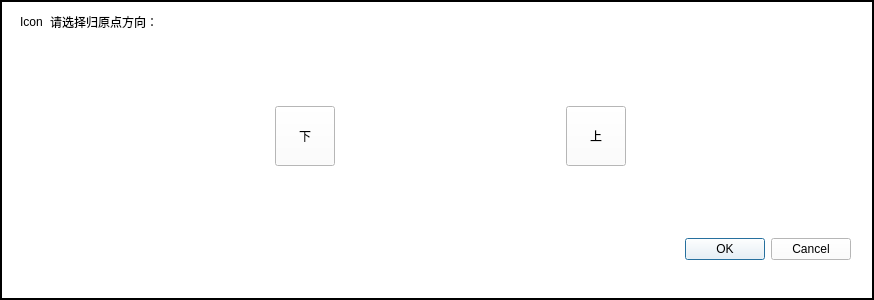
<?xml version="1.0" encoding="UTF-8"?>
<ui version="4.0">
 <class>HomeDialog</class>
 <widget class="QDialog" name="HomeDialog">
  <property name="geometry">
   <rect>
    <x>0</x>
    <y>0</y>
    <width>874</width>
    <height>300</height>
   </rect>
  </property>
  <property name="windowTitle">
   <string>Dialog</string>
  </property>
  <widget class="QFrame" name="frame">
   <property name="geometry">
    <rect>
     <x>0</x>
     <y>0</y>
     <width>874</width>
     <height>300</height>
    </rect>
   </property>
   <property name="palette">
    <palette>
     <active>
      <colorrole role="WindowText">
       <brush brushstyle="SolidPattern">
        <color alpha="255">
         <red>0</red>
         <green>0</green>
         <blue>0</blue>
        </color>
       </brush>
      </colorrole>
      <colorrole role="Button">
       <brush brushstyle="SolidPattern">
        <color alpha="255">
         <red>255</red>
         <green>255</green>
         <blue>255</blue>
        </color>
       </brush>
      </colorrole>
      <colorrole role="Light">
       <brush brushstyle="SolidPattern">
        <color alpha="255">
         <red>255</red>
         <green>255</green>
         <blue>255</blue>
        </color>
       </brush>
      </colorrole>
      <colorrole role="Midlight">
       <brush brushstyle="SolidPattern">
        <color alpha="255">
         <red>255</red>
         <green>255</green>
         <blue>255</blue>
        </color>
       </brush>
      </colorrole>
      <colorrole role="Dark">
       <brush brushstyle="SolidPattern">
        <color alpha="255">
         <red>127</red>
         <green>127</green>
         <blue>127</blue>
        </color>
       </brush>
      </colorrole>
      <colorrole role="Mid">
       <brush brushstyle="SolidPattern">
        <color alpha="255">
         <red>170</red>
         <green>170</green>
         <blue>170</blue>
        </color>
       </brush>
      </colorrole>
      <colorrole role="Text">
       <brush brushstyle="SolidPattern">
        <color alpha="255">
         <red>0</red>
         <green>0</green>
         <blue>0</blue>
        </color>
       </brush>
      </colorrole>
      <colorrole role="BrightText">
       <brush brushstyle="SolidPattern">
        <color alpha="255">
         <red>255</red>
         <green>255</green>
         <blue>255</blue>
        </color>
       </brush>
      </colorrole>
      <colorrole role="ButtonText">
       <brush brushstyle="SolidPattern">
        <color alpha="255">
         <red>0</red>
         <green>0</green>
         <blue>0</blue>
        </color>
       </brush>
      </colorrole>
      <colorrole role="Base">
       <brush brushstyle="SolidPattern">
        <color alpha="255">
         <red>255</red>
         <green>255</green>
         <blue>255</blue>
        </color>
       </brush>
      </colorrole>
      <colorrole role="Window">
       <brush brushstyle="SolidPattern">
        <color alpha="255">
         <red>255</red>
         <green>255</green>
         <blue>255</blue>
        </color>
       </brush>
      </colorrole>
      <colorrole role="Shadow">
       <brush brushstyle="SolidPattern">
        <color alpha="255">
         <red>0</red>
         <green>0</green>
         <blue>0</blue>
        </color>
       </brush>
      </colorrole>
      <colorrole role="AlternateBase">
       <brush brushstyle="SolidPattern">
        <color alpha="255">
         <red>255</red>
         <green>255</green>
         <blue>255</blue>
        </color>
       </brush>
      </colorrole>
      <colorrole role="ToolTipBase">
       <brush brushstyle="SolidPattern">
        <color alpha="255">
         <red>255</red>
         <green>255</green>
         <blue>220</blue>
        </color>
       </brush>
      </colorrole>
      <colorrole role="ToolTipText">
       <brush brushstyle="SolidPattern">
        <color alpha="255">
         <red>0</red>
         <green>0</green>
         <blue>0</blue>
        </color>
       </brush>
      </colorrole>
     </active>
     <inactive>
      <colorrole role="WindowText">
       <brush brushstyle="SolidPattern">
        <color alpha="255">
         <red>0</red>
         <green>0</green>
         <blue>0</blue>
        </color>
       </brush>
      </colorrole>
      <colorrole role="Button">
       <brush brushstyle="SolidPattern">
        <color alpha="255">
         <red>255</red>
         <green>255</green>
         <blue>255</blue>
        </color>
       </brush>
      </colorrole>
      <colorrole role="Light">
       <brush brushstyle="SolidPattern">
        <color alpha="255">
         <red>255</red>
         <green>255</green>
         <blue>255</blue>
        </color>
       </brush>
      </colorrole>
      <colorrole role="Midlight">
       <brush brushstyle="SolidPattern">
        <color alpha="255">
         <red>255</red>
         <green>255</green>
         <blue>255</blue>
        </color>
       </brush>
      </colorrole>
      <colorrole role="Dark">
       <brush brushstyle="SolidPattern">
        <color alpha="255">
         <red>127</red>
         <green>127</green>
         <blue>127</blue>
        </color>
       </brush>
      </colorrole>
      <colorrole role="Mid">
       <brush brushstyle="SolidPattern">
        <color alpha="255">
         <red>170</red>
         <green>170</green>
         <blue>170</blue>
        </color>
       </brush>
      </colorrole>
      <colorrole role="Text">
       <brush brushstyle="SolidPattern">
        <color alpha="255">
         <red>0</red>
         <green>0</green>
         <blue>0</blue>
        </color>
       </brush>
      </colorrole>
      <colorrole role="BrightText">
       <brush brushstyle="SolidPattern">
        <color alpha="255">
         <red>255</red>
         <green>255</green>
         <blue>255</blue>
        </color>
       </brush>
      </colorrole>
      <colorrole role="ButtonText">
       <brush brushstyle="SolidPattern">
        <color alpha="255">
         <red>0</red>
         <green>0</green>
         <blue>0</blue>
        </color>
       </brush>
      </colorrole>
      <colorrole role="Base">
       <brush brushstyle="SolidPattern">
        <color alpha="255">
         <red>255</red>
         <green>255</green>
         <blue>255</blue>
        </color>
       </brush>
      </colorrole>
      <colorrole role="Window">
       <brush brushstyle="SolidPattern">
        <color alpha="255">
         <red>255</red>
         <green>255</green>
         <blue>255</blue>
        </color>
       </brush>
      </colorrole>
      <colorrole role="Shadow">
       <brush brushstyle="SolidPattern">
        <color alpha="255">
         <red>0</red>
         <green>0</green>
         <blue>0</blue>
        </color>
       </brush>
      </colorrole>
      <colorrole role="AlternateBase">
       <brush brushstyle="SolidPattern">
        <color alpha="255">
         <red>255</red>
         <green>255</green>
         <blue>255</blue>
        </color>
       </brush>
      </colorrole>
      <colorrole role="ToolTipBase">
       <brush brushstyle="SolidPattern">
        <color alpha="255">
         <red>255</red>
         <green>255</green>
         <blue>220</blue>
        </color>
       </brush>
      </colorrole>
      <colorrole role="ToolTipText">
       <brush brushstyle="SolidPattern">
        <color alpha="255">
         <red>0</red>
         <green>0</green>
         <blue>0</blue>
        </color>
       </brush>
      </colorrole>
     </inactive>
     <disabled>
      <colorrole role="WindowText">
       <brush brushstyle="SolidPattern">
        <color alpha="255">
         <red>127</red>
         <green>127</green>
         <blue>127</blue>
        </color>
       </brush>
      </colorrole>
      <colorrole role="Button">
       <brush brushstyle="SolidPattern">
        <color alpha="255">
         <red>255</red>
         <green>255</green>
         <blue>255</blue>
        </color>
       </brush>
      </colorrole>
      <colorrole role="Light">
       <brush brushstyle="SolidPattern">
        <color alpha="255">
         <red>255</red>
         <green>255</green>
         <blue>255</blue>
        </color>
       </brush>
      </colorrole>
      <colorrole role="Midlight">
       <brush brushstyle="SolidPattern">
        <color alpha="255">
         <red>255</red>
         <green>255</green>
         <blue>255</blue>
        </color>
       </brush>
      </colorrole>
      <colorrole role="Dark">
       <brush brushstyle="SolidPattern">
        <color alpha="255">
         <red>127</red>
         <green>127</green>
         <blue>127</blue>
        </color>
       </brush>
      </colorrole>
      <colorrole role="Mid">
       <brush brushstyle="SolidPattern">
        <color alpha="255">
         <red>170</red>
         <green>170</green>
         <blue>170</blue>
        </color>
       </brush>
      </colorrole>
      <colorrole role="Text">
       <brush brushstyle="SolidPattern">
        <color alpha="255">
         <red>127</red>
         <green>127</green>
         <blue>127</blue>
        </color>
       </brush>
      </colorrole>
      <colorrole role="BrightText">
       <brush brushstyle="SolidPattern">
        <color alpha="255">
         <red>255</red>
         <green>255</green>
         <blue>255</blue>
        </color>
       </brush>
      </colorrole>
      <colorrole role="ButtonText">
       <brush brushstyle="SolidPattern">
        <color alpha="255">
         <red>127</red>
         <green>127</green>
         <blue>127</blue>
        </color>
       </brush>
      </colorrole>
      <colorrole role="Base">
       <brush brushstyle="SolidPattern">
        <color alpha="255">
         <red>255</red>
         <green>255</green>
         <blue>255</blue>
        </color>
       </brush>
      </colorrole>
      <colorrole role="Window">
       <brush brushstyle="SolidPattern">
        <color alpha="255">
         <red>255</red>
         <green>255</green>
         <blue>255</blue>
        </color>
       </brush>
      </colorrole>
      <colorrole role="Shadow">
       <brush brushstyle="SolidPattern">
        <color alpha="255">
         <red>0</red>
         <green>0</green>
         <blue>0</blue>
        </color>
       </brush>
      </colorrole>
      <colorrole role="AlternateBase">
       <brush brushstyle="SolidPattern">
        <color alpha="255">
         <red>255</red>
         <green>255</green>
         <blue>255</blue>
        </color>
       </brush>
      </colorrole>
      <colorrole role="ToolTipBase">
       <brush brushstyle="SolidPattern">
        <color alpha="255">
         <red>255</red>
         <green>255</green>
         <blue>220</blue>
        </color>
       </brush>
      </colorrole>
      <colorrole role="ToolTipText">
       <brush brushstyle="SolidPattern">
        <color alpha="255">
         <red>0</red>
         <green>0</green>
         <blue>0</blue>
        </color>
       </brush>
      </colorrole>
     </disabled>
    </palette>
   </property>
   <property name="autoFillBackground">
    <bool>true</bool>
   </property>
   <property name="frameShape">
    <enum>QFrame::WinPanel</enum>
   </property>
   <property name="frameShadow">
    <enum>QFrame::Plain</enum>
   </property>
   <widget class="QWidget" name="formLayoutWidget">
    <property name="geometry">
     <rect>
      <x>20</x>
      <y>0</y>
      <width>831</width>
      <height>301</height>
     </rect>
    </property>
    <layout class="QFormLayout" name="formLayout">
     <property name="fieldGrowthPolicy">
      <enum>QFormLayout::AllNonFixedFieldsGrow</enum>
     </property>
     <property name="labelAlignment">
      <set>Qt::AlignLeading|Qt::AlignLeft|Qt::AlignVCenter</set>
     </property>
     <property name="formAlignment">
      <set>Qt::AlignLeading|Qt::AlignLeft|Qt::AlignTop</set>
     </property>
     <property name="topMargin">
      <number>10</number>
     </property>
     <item row="0" column="0">
      <widget class="QLabel" name="label">
       <property name="minimumSize">
        <size>
         <width>24</width>
         <height>24</height>
        </size>
       </property>
       <property name="text">
        <string>Icon</string>
       </property>
      </widget>
     </item>
     <item row="0" column="1">
      <widget class="QLabel" name="label_2">
       <property name="text">
        <string>请选择归原点方向：</string>
       </property>
      </widget>
     </item>
     <item row="1" column="1">
      <layout class="QHBoxLayout" name="horizontalLayout_3"/>
     </item>
     <item row="2" column="1">
      <layout class="QHBoxLayout" name="horizontalLayout">
       <item>
        <spacer name="horizontalSpacer">
         <property name="orientation">
          <enum>Qt::Horizontal</enum>
         </property>
         <property name="sizeHint" stdset="0">
          <size>
           <width>40</width>
           <height>20</height>
          </size>
         </property>
        </spacer>
       </item>
       <item>
        <widget class="QPushButton" name="pushButton">
         <property name="sizePolicy">
          <sizepolicy hsizetype="Minimum" vsizetype="Minimum">
           <horstretch>0</horstretch>
           <verstretch>0</verstretch>
          </sizepolicy>
         </property>
         <property name="minimumSize">
          <size>
           <width>60</width>
           <height>60</height>
          </size>
         </property>
         <property name="maximumSize">
          <size>
           <width>60</width>
           <height>80</height>
          </size>
         </property>
         <property name="text">
          <string>下</string>
         </property>
        </widget>
       </item>
       <item>
        <spacer name="horizontalSpacer_3">
         <property name="orientation">
          <enum>Qt::Horizontal</enum>
         </property>
         <property name="sizeHint" stdset="0">
          <size>
           <width>40</width>
           <height>20</height>
          </size>
         </property>
        </spacer>
       </item>
       <item>
        <widget class="QPushButton" name="pushButton_2">
         <property name="sizePolicy">
          <sizepolicy hsizetype="Minimum" vsizetype="Minimum">
           <horstretch>0</horstretch>
           <verstretch>0</verstretch>
          </sizepolicy>
         </property>
         <property name="minimumSize">
          <size>
           <width>60</width>
           <height>60</height>
          </size>
         </property>
         <property name="maximumSize">
          <size>
           <width>60</width>
           <height>80</height>
          </size>
         </property>
         <property name="text">
          <string>上</string>
         </property>
        </widget>
       </item>
       <item>
        <spacer name="horizontalSpacer_2">
         <property name="orientation">
          <enum>Qt::Horizontal</enum>
         </property>
         <property name="sizeHint" stdset="0">
          <size>
           <width>40</width>
           <height>20</height>
          </size>
         </property>
        </spacer>
       </item>
      </layout>
     </item>
     <item row="3" column="0">
      <widget class="QLabel" name="label_5">
       <property name="minimumSize">
        <size>
         <width>0</width>
         <height>60</height>
        </size>
       </property>
       <property name="text">
        <string/>
       </property>
      </widget>
     </item>
     <item row="3" column="1">
      <layout class="QHBoxLayout" name="horizontalLayout_2"/>
     </item>
     <item row="4" column="1">
      <widget class="QDialogButtonBox" name="buttonBox">
       <property name="orientation">
        <enum>Qt::Horizontal</enum>
       </property>
       <property name="standardButtons">
        <set>QDialogButtonBox::Cancel|QDialogButtonBox::Ok</set>
       </property>
      </widget>
     </item>
     <item row="1" column="0">
      <widget class="QLabel" name="label_4">
       <property name="minimumSize">
        <size>
         <width>0</width>
         <height>60</height>
        </size>
       </property>
       <property name="text">
        <string/>
       </property>
      </widget>
     </item>
    </layout>
   </widget>
  </widget>
 </widget>
 <resources/>
 <connections>
  <connection>
   <sender>buttonBox</sender>
   <signal>accepted()</signal>
   <receiver>HomeDialog</receiver>
   <slot>accept()</slot>
   <hints>
    <hint type="sourcelabel">
     <x>248</x>
     <y>254</y>
    </hint>
    <hint type="destinationlabel">
     <x>157</x>
     <y>274</y>
    </hint>
   </hints>
  </connection>
  <connection>
   <sender>buttonBox</sender>
   <signal>rejected()</signal>
   <receiver>HomeDialog</receiver>
   <slot>reject()</slot>
   <hints>
    <hint type="sourcelabel">
     <x>316</x>
     <y>260</y>
    </hint>
    <hint type="destinationlabel">
     <x>286</x>
     <y>274</y>
    </hint>
   </hints>
  </connection>
 </connections>
</ui>
